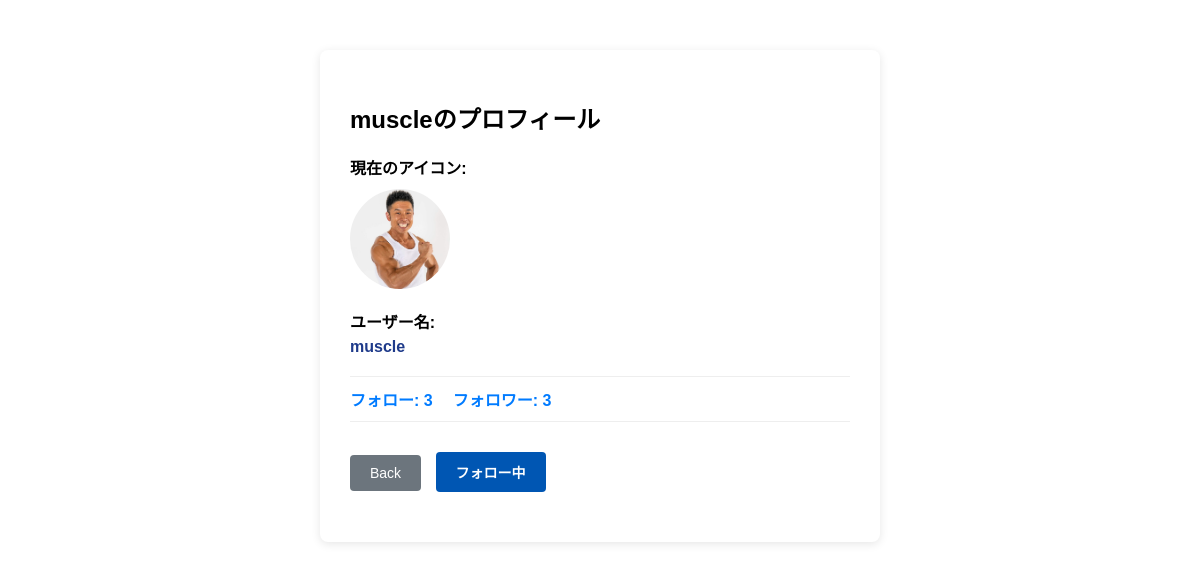
The app's page /profile/1/ (signed in), older data.
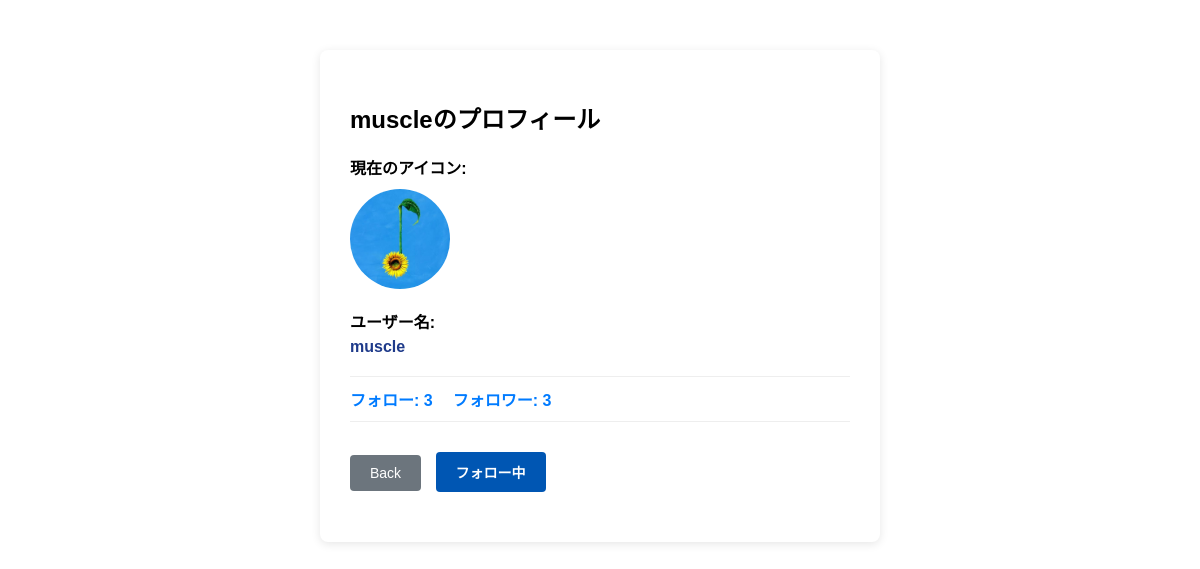
The same page, newer data.
### accounts/models.py (models this page shows, shortened)
class Profile(models.Model):
    user = models.OneToOneField(User, on_delete=models.CASCADE)
    nickname = models.CharField('ユーザー名', max_length=50, blank=True)
    icon = models.ImageField('アイコン画像', upload_to='icons/', blank=True, null=True)
    following = models.ManyToManyField('self', symmetrical=False, related_name='followers', blank=True)

### accounts/views.py (the view)
# urls.py: path('profile/', account_views.edit_profile, name='my_profile'),
@login_required
def edit_profile(request, user_id=None):
    if user_id is None:
        target_user = request.user
    else:
        target_user = get_object_or_404(User, id=user_id)
    my_profile, _ = Profile.objects.get_or_create(user=request.user)
    target_profile, _ = Profile.objects.get_or_create(user=target_user)
    is_me = (target_user == request.user)
    is_following = my_profile.following.filter(id=target_profile.id).exists()
    if request.method == 'POST' and is_me:
        form = ProfileForm(request.POST, request.FILES, instance=target_profile, user=target_user)
        if form.is_valid():
            new_username = form.cleaned_data.get('username')
            if new_username:
                target_user.username = new_username
                target_user.save()
                target_profile.nickname = new_username
                target_profile.save()
            form.save()
            return redirect('chat_room')
    else:
        form = ProfileForm(instance=target_profile, user=target_user)
    context = {
        'form': form,
        'profile': target_profile,
        'target_user': target_user,
        'is_me': is_me,
        'is_following': is_following,
        'following_count': target_profile.following.count(),
        'followers_count': target_profile.followers.count(),
    }
    return render(request, 'accounts/profile_edit.html', context)

### accounts/templates/accounts/profile_edit.html (shortened to what this page needs)
<!DOCTYPE html>
<html lang="ja">
<head>
</head>
<body>
<div class="profile-container">
    <h2>{% if is_me %}プロフィール設定{% else %}{{ target_user.username }}のプロフィール{% endif %}</h2>
    <form method="POST" enctype="multipart/form-data">
        <div class="form-group">
            <label style="font-weight: bold;">現在のアイコン:</label>
            <div style="margin-top: 10px; margin-bottom: 10px;">
                {% if profile.icon %}
                    <img src="{{ profile.icon.url }}" class="current-icon" alt="アイコン">
                {% else %}
                    <div style="width:100px; height:100px; background:#eee; border-radius:50%; line-height:100px; text-align:center; color:#888;">未設定</div>
                {% endif %}
            </div>
        </div>
        <div class="form-group">
            <label style="font-weight: bold; display: block;">ユーザー名:</label>
            {% if is_me %}
                {{ form.username }}
            {% else %}
                <p style="font-size: 16px; font-weight: bold; margin: 5px 0; color: #1e3a8a;">{{ target_user.username }}</p>
            {% endif %}
        </div>
        <div class="stats-bar">
            <div class="stat-item" onclick="openModal('following-modal')">フォロー: {{ following_count }}</div>
            <div class="stat-item" onclick="openModal('followers-modal')">フォロワー: {{ followers_count }}</div>
        </div>
        <div class="form-group" style="margin-top: 30px;">
            <a href="{% url 'chat_room' %}" class="btn btn-back">Back</a>
            {% if is_me %}
                <button type="submit" class="btn btn-submit">更新する</button>
            {% else %}
                {% if is_following %}
                    <a href="{% url 'toggle_follow' target_user.id %}" class="btn btn-following">フォロー中</a>
                {% else %}
                    <a href="{% url 'toggle_follow' target_user.id %}" class="btn btn-follow">フォローする</a>
                {% endif %}
            {% endif %}
        </div>
    </form>
</div>
</body>
</html>

Row changes from the older to the newer data that the page shows:
changed Profile: icon: a different picture
